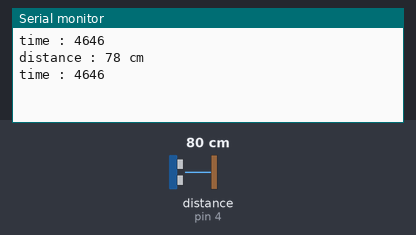
A sketch run on a simulated Arduino Uno, built with avr-gcc and run on an emulated ATmega328P. On the bench: the last lines printed to the serial monitor. Wiring (inferred from the names in the program): ultrasonic range finder: trigger pin 5; echo pin 4. The inputs (shaded band) are chosen by the test bench; at power-on: distance to the obstacle (sensor on pin 4) 80 cm. The echo pulse lasts 58.3 µs per cm.

Above: at 2.8 s.
2.9 s: distance to the obstacle (sensor on pin 4) set to 2 cm
At 3.8 s:
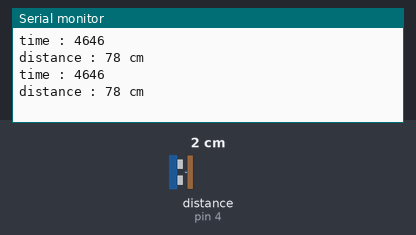
5.6 s: distance to the obstacle (sensor on pin 4) set to 4 cm
At 6.6 s:
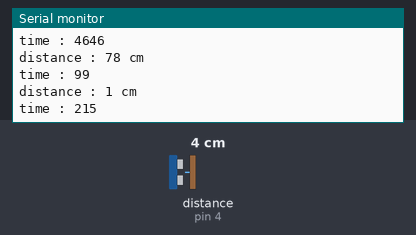
Timing chart, 0 to 8.6 s (numbered marks = the images above; inputs shaded):
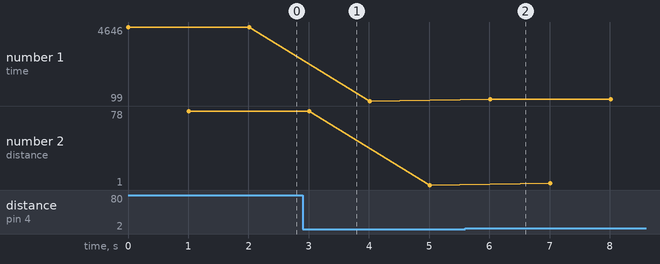

The sketch:

Part-15.ino
```cpp
int trig = 5;
int echo =4;

void setup() {
  // put your setup code here, to run once:

pinMode(trig,OUTPUT);
pinMode(echo,INPUT);
Serial.begin(9600);
}

void loop() {
  // put your main code here, to run repeatedly:
  digitalWrite(trig,HIGH);
  delayMicroseconds(5);
  digitalWrite(trig,LOW);
  delayMicroseconds(10);
  digitalWrite(trig,HIGH);

  long time = pulseIn(echo,HIGH);
  Serial.print("time : ");
  Serial.print(time);
  Serial.println("");
  delay(1000);
  long dis = 0.017 * time ;
   Serial.print("distance : ");
  Serial.print(dis);
  Serial.println(" cm");
  delay(1000);

}
```

Measured:
- after the input at 5.6 s, the serial monitor: prints a new line after 0.41 s (image 2)
- plotted number 1: 4646 → 99 after the input at 2.9 s, 99 → 216 after the input at 5.6 s
- plotted number 2: 78 → 1 after the input at 2.9 s, 1 → 3 after the input at 5.6 s
